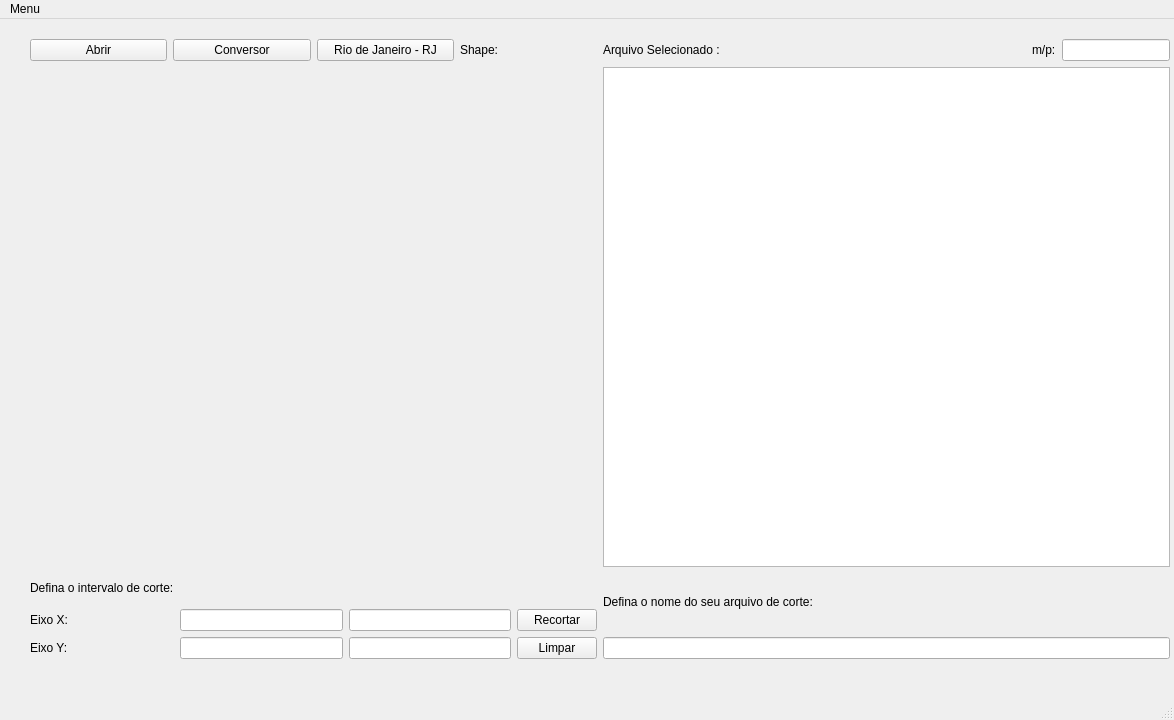
<?xml version="1.0" encoding="UTF-8"?>
<ui version="4.0">
 <class>MainWindow</class>
 <widget class="QMainWindow" name="MainWindow">
  <property name="geometry">
   <rect>
    <x>0</x>
    <y>0</y>
    <width>1174</width>
    <height>720</height>
   </rect>
  </property>
  <property name="windowTitle">
   <string>Visualizador de Arquivos  .TIF</string>
  </property>
  <widget class="QWidget" name="centralwidget">
   <widget class="QWidget" name="gridLayoutWidget">
    <property name="geometry">
     <rect>
      <x>20</x>
      <y>10</y>
      <width>1160</width>
      <height>640</height>
     </rect>
    </property>
    <layout class="QGridLayout" name="layout_P">
     <property name="leftMargin">
      <number>10</number>
     </property>
     <property name="topMargin">
      <number>10</number>
     </property>
     <property name="rightMargin">
      <number>10</number>
     </property>
     <property name="bottomMargin">
      <number>10</number>
     </property>
     <item row="3" column="1">
      <layout class="QVBoxLayout" name="layout_nome_corte">
       <item>
        <widget class="QLabel" name="label_3">
         <property name="text">
          <string>Defina o nome do seu arquivo de corte:</string>
         </property>
        </widget>
       </item>
       <item>
        <widget class="QLineEdit" name="nome_arquivo_corte"/>
       </item>
      </layout>
     </item>
     <item row="0" column="1">
      <layout class="QGridLayout" name="gridLayout">
       <item row="0" column="1">
        <widget class="QLabel" name="label">
         <property name="sizePolicy">
          <sizepolicy hsizetype="Fixed" vsizetype="Fixed">
           <horstretch>0</horstretch>
           <verstretch>0</verstretch>
          </sizepolicy>
         </property>
         <property name="text">
          <string>m/p:</string>
         </property>
        </widget>
       </item>
       <item row="0" column="0">
        <widget class="QLabel" name="label_nomeArquivo">
         <property name="text">
          <string>Arquivo Selecionado :</string>
         </property>
        </widget>
       </item>
       <item row="0" column="2">
        <widget class="QLineEdit" name="metros_por_pixel">
         <property name="enabled">
          <bool>true</bool>
         </property>
         <property name="sizePolicy">
          <sizepolicy hsizetype="Fixed" vsizetype="Fixed">
           <horstretch>0</horstretch>
           <verstretch>0</verstretch>
          </sizepolicy>
         </property>
        </widget>
       </item>
      </layout>
     </item>
     <item row="0" column="0">
      <layout class="QGridLayout" name="gridLayout_3">
       <item row="0" column="3">
        <widget class="QLabel" name="label_shape">
         <property name="text">
          <string>Shape: </string>
         </property>
        </widget>
       </item>
       <item row="0" column="1">
        <widget class="QPushButton" name="button_conversor">
         <property name="text">
          <string>Conversor</string>
         </property>
        </widget>
       </item>
       <item row="0" column="0">
        <widget class="QPushButton" name="botao_abrir_arquivo">
         <property name="text">
          <string>Abrir</string>
         </property>
        </widget>
       </item>
       <item row="0" column="2">
        <widget class="QPushButton" name="pushButton">
         <property name="text">
          <string>Rio de Janeiro - RJ</string>
         </property>
        </widget>
       </item>
      </layout>
     </item>
     <item row="3" column="0">
      <layout class="QGridLayout" name="layout_intervalo_de_corte">
       <item row="2" column="0">
        <widget class="QLabel" name="labe_eixo_y">
         <property name="text">
          <string>Eixo Y:</string>
         </property>
        </widget>
       </item>
       <item row="1" column="1">
        <widget class="QLineEdit" name="intervalo_x_inicio"/>
       </item>
       <item row="2" column="3">
        <widget class="QPushButton" name="botao_limpar">
         <property name="text">
          <string>Limpar</string>
         </property>
         <property name="shortcut">
          <string>Ctrl+L</string>
         </property>
        </widget>
       </item>
       <item row="1" column="2">
        <widget class="QLineEdit" name="intervalo_x_final"/>
       </item>
       <item row="2" column="2">
        <widget class="QLineEdit" name="intervalo_y_final"/>
       </item>
       <item row="1" column="3">
        <widget class="QPushButton" name="botao_recorte">
         <property name="text">
          <string>Recortar</string>
         </property>
         <property name="shortcut">
          <string>Return</string>
         </property>
        </widget>
       </item>
       <item row="2" column="1">
        <widget class="QLineEdit" name="intervalo_y_inicio"/>
       </item>
       <item row="1" column="0">
        <widget class="QLabel" name="label_eixo_x">
         <property name="text">
          <string>Eixo X:</string>
         </property>
        </widget>
       </item>
       <item row="0" column="0">
        <widget class="QLabel" name="label_corte">
         <property name="text">
          <string>Defina o intervalo de corte:</string>
         </property>
        </widget>
       </item>
      </layout>
     </item>
     <item row="2" column="1">
      <widget class="QGraphicsView" name="frame_exibicao_gradiente">
       <property name="sizePolicy">
        <sizepolicy hsizetype="Ignored" vsizetype="Ignored">
         <horstretch>0</horstretch>
         <verstretch>0</verstretch>
        </sizepolicy>
       </property>
       <property name="minimumSize">
        <size>
         <width>567</width>
         <height>500</height>
        </size>
       </property>
       <property name="maximumSize">
        <size>
         <width>567</width>
         <height>500</height>
        </size>
       </property>
      </widget>
     </item>
     <item row="2" column="0">
      <widget class="QStackedWidget" name="stacked_elevacao">
       <property name="minimumSize">
        <size>
         <width>567</width>
         <height>500</height>
        </size>
       </property>
       <property name="maximumSize">
        <size>
         <width>567</width>
         <height>500</height>
        </size>
       </property>
       <property name="currentIndex">
        <number>1</number>
       </property>
       <widget class="QWidget" name="page"/>
       <widget class="QWidget" name="page_2"/>
      </widget>
     </item>
    </layout>
   </widget>
   <widget class="QWidget" name="gridLayoutWidget_2">
    <property name="geometry">
     <rect>
      <x>550</x>
      <y>680</y>
      <width>554</width>
      <height>200</height>
     </rect>
    </property>
    <layout class="QGridLayout" name="layout_elevacoes"/>
   </widget>
  </widget>
  <widget class="QMenuBar" name="menubar">
   <property name="geometry">
    <rect>
     <x>0</x>
     <y>0</y>
     <width>1174</width>
     <height>21</height>
    </rect>
   </property>
   <widget class="QMenu" name="menuArquivos">
    <property name="title">
     <string>Menu</string>
    </property>
    <addaction name="actionAbrir"/>
    <addaction name="actionRJ_22S435W"/>
    <addaction name="actionCortar"/>
   </widget>
   <addaction name="menuArquivos"/>
  </widget>
  <widget class="QStatusBar" name="statusbar"/>
  <action name="actionOpen">
   <property name="text">
    <string>Open</string>
   </property>
  </action>
  <action name="actionAbrir">
   <property name="text">
    <string>Abrir</string>
   </property>
   <property name="shortcut">
    <string>Ctrl+O</string>
   </property>
  </action>
  <action name="actionRJ_22S435W">
   <property name="text">
    <string>Rio de Janeiro - RJ</string>
   </property>
   <property name="shortcut">
    <string>Ctrl+R</string>
   </property>
  </action>
  <action name="actionCortar">
   <property name="text">
    <string>Conversor de coordenadas</string>
   </property>
   <property name="shortcut">
    <string>Ctrl+C</string>
   </property>
  </action>
 </widget>
 <resources/>
 <connections>
  <connection>
   <sender>botao_limpar</sender>
   <signal>clicked()</signal>
   <receiver>intervalo_x_final</receiver>
   <slot>clear()</slot>
   <hints>
    <hint type="sourcelabel">
     <x>588</x>
     <y>649</y>
    </hint>
    <hint type="destinationlabel">
     <x>507</x>
     <y>618</y>
    </hint>
   </hints>
  </connection>
  <connection>
   <sender>botao_limpar</sender>
   <signal>clicked()</signal>
   <receiver>intervalo_y_inicio</receiver>
   <slot>clear()</slot>
   <hints>
    <hint type="sourcelabel">
     <x>588</x>
     <y>649</y>
    </hint>
    <hint type="destinationlabel">
     <x>335</x>
     <y>647</y>
    </hint>
   </hints>
  </connection>
  <connection>
   <sender>botao_limpar</sender>
   <signal>clicked()</signal>
   <receiver>nome_arquivo_corte</receiver>
   <slot>clear()</slot>
   <hints>
    <hint type="sourcelabel">
     <x>588</x>
     <y>649</y>
    </hint>
    <hint type="destinationlabel">
     <x>1154</x>
     <y>649</y>
    </hint>
   </hints>
  </connection>
  <connection>
   <sender>pushButton</sender>
   <signal>clicked()</signal>
   <receiver>MainWindow</receiver>
   <slot>show_popup()</slot>
   <hints>
    <hint type="sourcelabel">
     <x>430</x>
     <y>55</y>
    </hint>
    <hint type="destinationlabel">
     <x>213</x>
     <y>51</y>
    </hint>
   </hints>
  </connection>
  <connection>
   <sender>botao_limpar</sender>
   <signal>clicked()</signal>
   <receiver>intervalo_x_inicio</receiver>
   <slot>clear()</slot>
   <hints>
    <hint type="sourcelabel">
     <x>588</x>
     <y>649</y>
    </hint>
    <hint type="destinationlabel">
     <x>335</x>
     <y>618</y>
    </hint>
   </hints>
  </connection>
  <connection>
   <sender>botao_limpar</sender>
   <signal>clicked()</signal>
   <receiver>intervalo_y_final</receiver>
   <slot>clear()</slot>
   <hints>
    <hint type="sourcelabel">
     <x>588</x>
     <y>649</y>
    </hint>
    <hint type="destinationlabel">
     <x>507</x>
     <y>647</y>
    </hint>
   </hints>
  </connection>
  <connection>
   <sender>botao_abrir_arquivo</sender>
   <signal>clicked()</signal>
   <receiver>MainWindow</receiver>
   <slot>ler_arquivo()</slot>
   <hints>
    <hint type="sourcelabel">
     <x>34</x>
     <y>55</y>
    </hint>
    <hint type="destinationlabel">
     <x>56</x>
     <y>122</y>
    </hint>
   </hints>
  </connection>
  <connection>
   <sender>botao_limpar</sender>
   <signal>clicked()</signal>
   <receiver>MainWindow</receiver>
   <slot>volta_tif()</slot>
   <hints>
    <hint type="sourcelabel">
     <x>588</x>
     <y>649</y>
    </hint>
    <hint type="destinationlabel">
     <x>715</x>
     <y>545</y>
    </hint>
   </hints>
  </connection>
  <connection>
   <sender>botao_recorte</sender>
   <signal>clicked()</signal>
   <receiver>MainWindow</receiver>
   <slot>corta_tif()</slot>
   <hints>
    <hint type="sourcelabel">
     <x>588</x>
     <y>620</y>
    </hint>
    <hint type="destinationlabel">
     <x>376</x>
     <y>545</y>
    </hint>
   </hints>
  </connection>
  <connection>
   <sender>actionAbrir</sender>
   <signal>triggered()</signal>
   <receiver>MainWindow</receiver>
   <slot>ler_arquivo()</slot>
   <hints>
    <hint type="sourcelabel">
     <x>-1</x>
     <y>-1</y>
    </hint>
    <hint type="destinationlabel">
     <x>580</x>
     <y>300</y>
    </hint>
   </hints>
  </connection>
  <connection>
   <sender>actionRJ_22S435W</sender>
   <signal>triggered()</signal>
   <receiver>MainWindow</receiver>
   <slot>show_popup()</slot>
   <hints>
    <hint type="sourcelabel">
     <x>-1</x>
     <y>-1</y>
    </hint>
    <hint type="destinationlabel">
     <x>580</x>
     <y>300</y>
    </hint>
   </hints>
  </connection>
  <connection>
   <sender>button_conversor</sender>
   <signal>clicked()</signal>
   <receiver>MainWindow</receiver>
   <slot>show_conversor()</slot>
   <hints>
    <hint type="sourcelabel">
     <x>306</x>
     <y>64</y>
    </hint>
    <hint type="destinationlabel">
     <x>446</x>
     <y>30</y>
    </hint>
   </hints>
  </connection>
 </connections>
 <slots>
  <slot>abrir_arquivo()</slot>
  <slot>slot1()</slot>
  <slot>corta_tif()</slot>
  <slot>ler_arquivo()</slot>
  <slot>volta_tif()</slot>
  <slot>gera_gradiente()</slot>
  <slot>mostra_lista()</slot>
  <slot>ler_regiao_selecionada()</slot>
  <slot>slot2()</slot>
  <slot>mostra_mapinhas()</slot>
  <slot>ler_mapinha_selecionado()</slot>
  <slot>mostra_mapa()</slot>
  <slot>botao_clicado_regiao()</slot>
  <slot>abrir_janela_rio()</slot>
  <slot>slot3()</slot>
  <slot>show_popup()</slot>
  <slot>show_conversor()</slot>
 </slots>
</ui>
